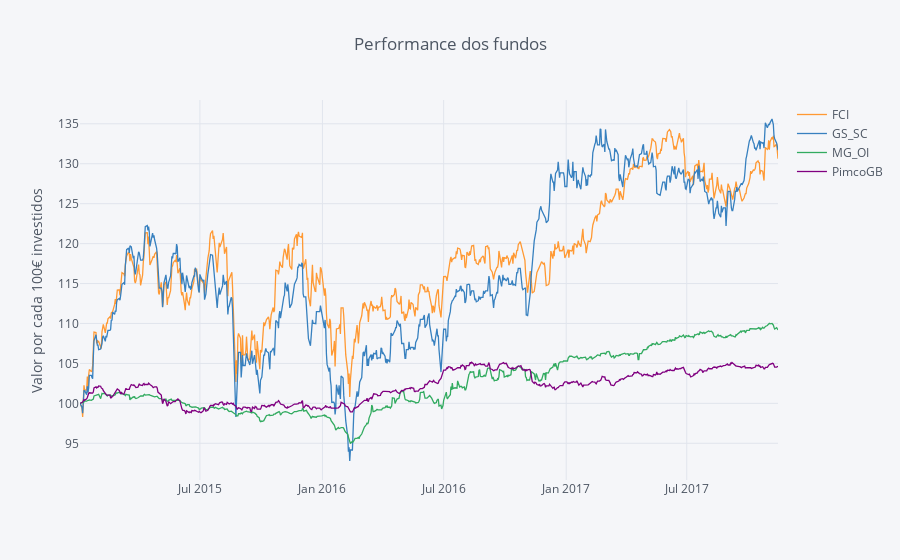

The cell this chart's notebook holds for it:
### Code cell
fundos_norm.iplot(kind='scatter',yTitle='Valor por cada 100€ investidos', title='Performance dos fundos')

### Figure 1 — Plotly figure (JSON) as saved in the notebook; plotly's stock layout.template omitted (floating-point values rounded to 4 significant figures; data arrays with more than 128 entries replaced by an {"elided": "..."} marker saying what was removed)
{"data": [{"line": {"color": "rgba(255, 153, 51, 1.0)", "dash": "solid", "width": 1.3}, "mode": "lines", "name": "FCI", "text": "", "type": "scatter", "x": {"elided": "747 str values"}, "y": {"elided": "747 float values"}}, {"line": {"color": "rgba(55, 128, 191, 1.0)", "dash": "solid", "width": 1.3}, "mode": "lines", "name": "GS_SC", "text": "", "type": "scatter", "x": {"elided": "747 str values"}, "y": {"elided": "747 float values"}}, {"line": {"color": "rgba(50, 171, 96, 1.0)", "dash": "solid", "width": 1.3}, "mode": "lines", "name": "MG_OI", "text": "", "type": "scatter", "x": {"elided": "747 str values"}, "y": {"elided": "747 float values"}}, {"line": {"color": "rgba(128, 0, 128, 1.0)", "dash": "solid", "width": 1.3}, "mode": "lines", "name": "PimcoGB", "text": "", "type": "scatter", "x": {"elided": "747 str values"}, "y": {"elided": "747 float values"}}], "layout": {"legend": {"bgcolor": "#F5F6F9", "font": {"color": "#4D5663"}}, "paper_bgcolor": "#F5F6F9", "plot_bgcolor": "#F5F6F9", "title": "Performance dos fundos", "titlefont": {"color": "#4D5663"}, "xaxis1": {"gridcolor": "#E1E5ED", "showgrid": true, "tickfont": {"color": "#4D5663"}, "title": "", "titlefont": {"color": "#4D5663"}, "zerolinecolor": "#E1E5ED"}, "yaxis1": {"gridcolor": "#E1E5ED", "showgrid": true, "tickfont": {"color": "#4D5663"}, "title": "Valor por cada 100€ investidos", "titlefont": {"color": "#4D5663"}, "zerolinecolor": "#E1E5ED"}}}
